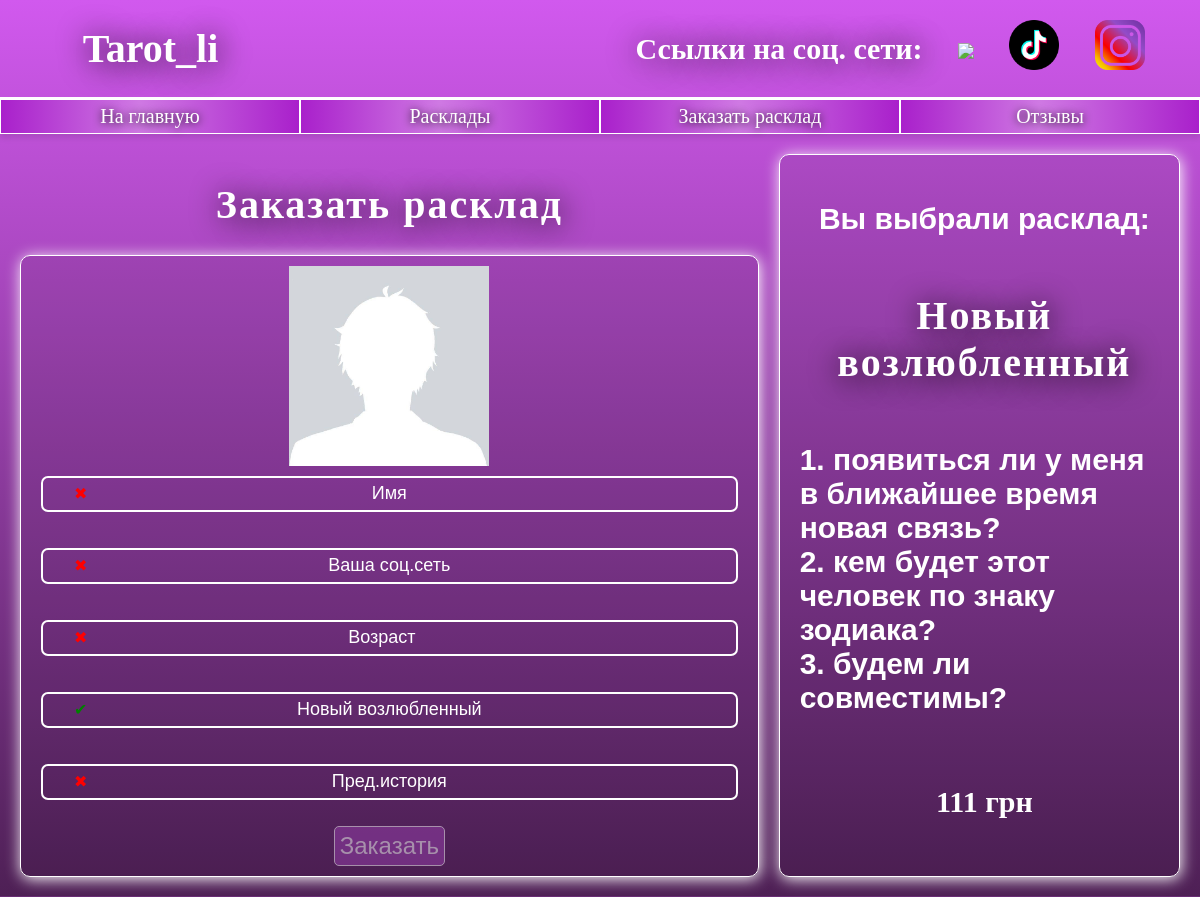
Page /rasklad/2 on the committed database.
### web/models.py (models this page shows, shortened)
class Rasklad(models.Model):
    name = models.CharField('Название раскладов', max_length= 100)
    voprosi = models.CharField('Вопросы расклада', max_length=1024)
    price = models.IntegerField("Цена")
    description = models.TextField('Описание')
    date = models.DateField('Дата публикации')

### web/views.py (the view, shortened to what this page needs)
# urls.py: path("rasklad/<int:rasklad_id>", views.rasklad, name='rasklad'),
def rasklad(request, rasklad_id = 0):
    error = ''
    if rasklad_id == 0:
        vibor = 'Самый популярный расклад:'
        rasklad = get_object_or_404(Rasklad, name='Что он думает обо мне?')
        form = ZapisInput()
    else:
        vibor = 'Вы выбрали расклад:'
        rasklad = get_object_or_404(Rasklad, id=rasklad_id)
        form = ZapisInput(initial={"rasklad": rasklad.name})
    data = {'form': form, 'error': error, 'rasklad': rasklad, 'vibor': vibor}
    return render(request, "web/rasklad.html", data)

### web/forms.py
class ZapisInput(ModelForm):
    class Meta:
        model = Zapis
        fields = ['sex','name', 'socset', 'age', 'rasklad', 'about']
        widgets = {'sex': HiddenInput(attrs={
            'class': 'rasklad-input',
            'name': 'sex',
            'value': 'Мужской',
            'id': 'sex-field'
        }),
        'name':TextInput(attrs={
            'placeholder': 'Имя',
            'class': 'rasklad-input with-photo',
            'name': 'name'
        }),
        'socset': TextInput(attrs={
            'placeholder': 'Ваша соц.сеть',
            'class': 'rasklad-input',
            'name': 'socset'
        }),
        'age':NumberInput(attrs={
            'placeholder': 'Возраст',
            'class': 'rasklad-input',
            'name': 'username'
        }),
        'rasklad':TextInput(attrs={
            'placeholder': 'Название расклада',
            'class': 'rasklad-input',
            'name': 'rasklad'
        }),
        'about':TextInput(attrs={
            'placeholder': 'Пред.история',
            'class': 'rasklad-input',
            'name': 'about'
        })
        }

### web/templates/web/rasklad.html (shortened to what this page needs)
{% extends 'web/base.html' %}
{% load static %}
{% block content %}
<div class="rasklad-layout">
    <div class="rasklad-left">
        <h1>Заказать расклад</h1>
        <div class="forma">
            <form method="post">
                <img src="{% static 'web/img/man-photo.jpg' %}" id="person-image">
                <div class="field-container">
                    {{ form.name }}
                </div>
                <div class="field-container">
                    {{ form.socset }}
                </div>
                <div class="field-container">
                    {{ form.age }}
                </div>
                <div class="field-container">
                    {{ form.rasklad }}
                </div>
                <div class="field-container">
                    {{ form.about }}
                </div>
                <button class="form-button" type="submit">Заказать</button>
            </form>
        </div>
    </div>
    <div class="rasklad-right">
        <p class="description_ras vibor">{{ vibor }}</p>
        <h1>{{ rasklad.name }}</h1>
        <div class="description_ras"><p>{{ rasklad.description|linebreaksbr }}</p></div>
        <h4>{{ rasklad.price }} грн</h4>
    </div>
</div>
{% endblock %}

### web/static/web/css/index.css (style rules this page uses)
body { background: linear-gradient(180deg, #d159ee 0%, #4e2055 100%); margin: 0; padding: 0; min-height: 100vh; height: 100%; color: white; font-family: "Renju"; background-size: 100% auto; background-position: center; background-repeat: auto; display: flex; justify-content: space-between; flex-direction: column; }
body * { position: relative; z-index: 2; }
h1 { text-align: center; text-shadow: 1px 1px 15px rgb(0, 0, 0); text-shadow: 1px 2px 30px rgb(0, 0, 0); font-size: 40px; }
p { font-weight: bolder; }
.form-button { border: 1px rgb(255, 255, 255) solid; background: linear-gradient(180deg, #a920cb 100%); text-align: center; padding: 5px; font-size: 20px; }
.tovar h3, .tovar h4, .catalog h1 { font-weight: bolder; text-align: center; font-size: 25px; text-shadow: 0px 1px 8px rgb(0, 0, 0); font-family: 'Renju'; src: url("/fonts/Renju") format('otf'); letter-spacing: 2px; }
.catalog h1 { font-size: 40px; text-shadow: 1px 2px 30px rgb(0, 0, 0); font-size: 40px; }
.rasklad-input { margin: 10px; font-size: 18px; text-align: center; width: 350px; height: 30px; border-radius: 7px; border: 2px rgb(255, 255, 255) solid; background-color: transparent; color: white; }
.rasklad-input::placeholder { color: white; }
.forma { display: flex; justify-content: center; }
.forma form { display: flex; justify-content: space-around; align-items: center; flex-direction: column; border: 1px rgb(255, 255, 255) solid; padding: 10px; border-radius: 10px; box-shadow: 1px 2px 15px rgb(255, 255, 255); background-color: rgba(0, 0, 0, 0.077); }
.forma button { font-size: 24px; color: white; background-color: rgb(151, 64, 172); border-radius: 5px; }

### web/static/web/css/otzuvu.css (style rules this page uses)
.form-button { border: 1px rgb(255, 255, 255) solid; text-align: center; padding: 5px; font-size: 24px; color: white; background-color: rgb(151, 64, 172); border-radius: 5px; }

### web/static/web/css/rasklad.css (style rules this page uses)
.rasklad-layout { width: 100%; display: flex; justify-content: stretch; flex-direction: row; align-items: center; }
.rasklad-left { flex: 2; margin-right: 20px; }
.rasklad-right { flex: 1; width: 100%; }
.forma { width: 100%; }
.forma form { width: 100%; }
.rasklad-input { width: 100%; transition: background-color 0.3s ease; }
form img { width: 200px; height: auto; transition: box-shadow 0.3s ease; }
.rasklad-right { width: 100%; align-self: stretch; display: flex; justify-content: center; align-items: center; flex-direction: column; border: 1px rgb(255, 255, 255) solid; padding: 10px; padding-left: 20px; border-radius: 10px; box-shadow: 1px 2px 15px rgb(255, 255, 255); background-color: rgba(0, 0, 0, 0.077); }
.rasklad-right h4 { font-size: 30px; }
.description_ras { width: 100%; font-family: 'Franklin Gothic Medium', 'Arial Narrow', Arial, sans-serif; font-size: 30px; }
.vibor { text-align: center; }

### web/templates/web/rasklad.html (style rules this page uses)
.field-container { position: relative; margin-bottom: 1em; width: 100%; display: flex; justify-content: center; }
.field-container.valid::before { content: "✔"; color: green; position: absolute; left: 6%; top: 50%; transform: translateY(-53%); }
.field-container.invalid::before { content: "✖"; color: red; position: absolute; left: 6%; top: 50%; transform: translateY(-53%); }
button:disabled { opacity: 0.5; cursor: not-allowed; }

### rows in the picture
Rasklad: name "Новый возлюбленный", description "1. появиться ли у меня в ближайшее время новая связь? 2. кем будет этот человек по знаку зодиака? 3. будем ли совместимы?", price "111"

### other values in the picture
{{ vibor }} "Вы выбрали расклад:"
